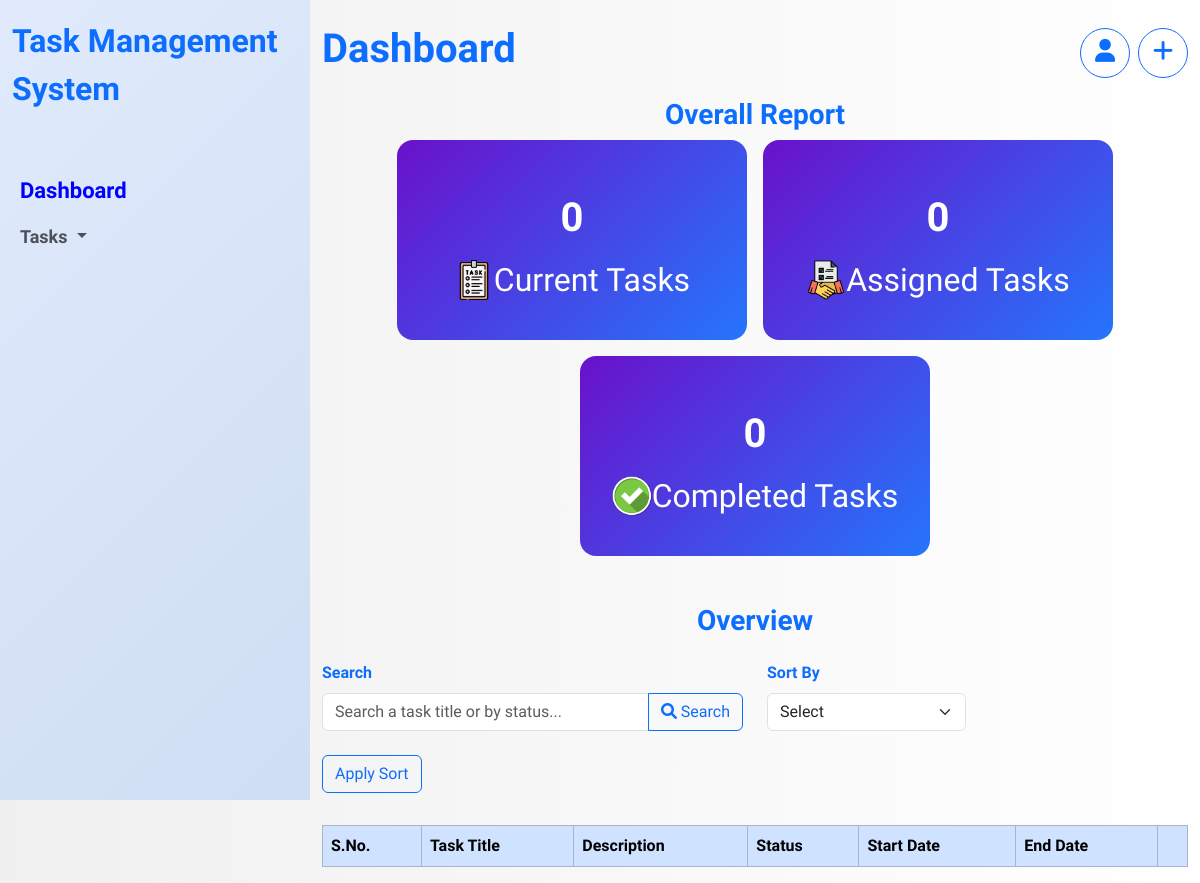
Page /dashboard/ (signed in) on the earlier database version.
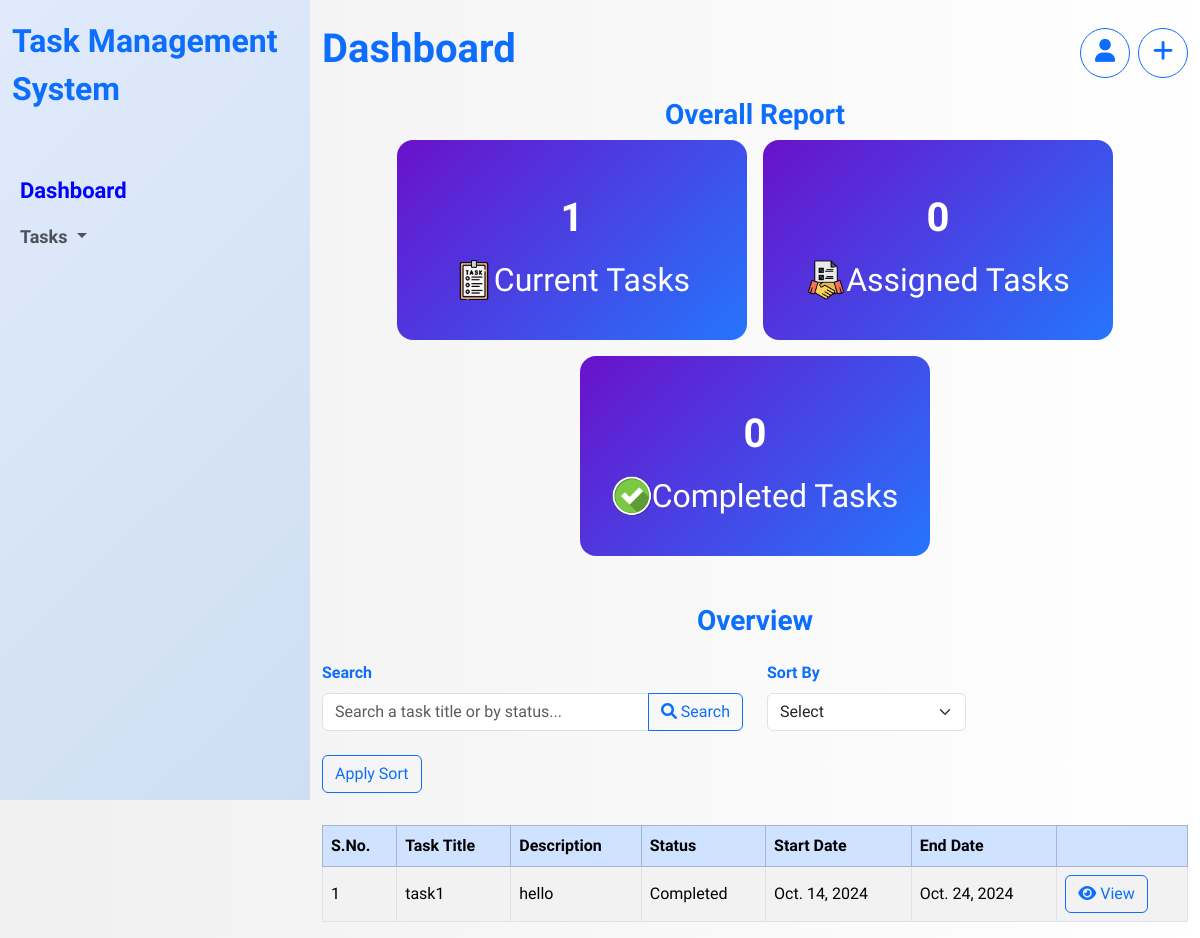
Same page on the later database version.
### task_app/models.py (models this page shows, shortened)
class Create_task(models.Model):
    STATUS_CHOICES = [
        ('Not Started', 'Not Started'),
        ('In Progress', 'In Progress'),
        ('Completed', 'Completed'),
        ('On Hold', 'On Hold'),
    ]
    user=models.ForeignKey(User,on_delete=models.CASCADE,null=True)
    title=models.CharField(max_length=255)
    description=models.TextField()
    status=models.CharField(max_length=50,choices=STATUS_CHOICES,default='Not Started')
    start_date = models.DateField(null=True, blank=True)
    end_date = models.DateField(null=True, blank=True)
    is_completed=models.BooleanField(default=False)
    is_deleted=models.BooleanField(default=False)
    clear_datetime = models.TimeField(auto_now_add=True,null=True)

### task_app/views.py (the view, shortened to what this page needs)
# urls.py: path('dashboard/',home,name='home'),
@login_required(login_url='log_in')
def home(request):
    current_user=request.user #gets current user login username
    create_completed=Create_task.objects.filter(is_completed=True,user=request.user).count()
    assigned_completed=Assign_task.objects.filter(is_completed=True,assigned_by=request.user).count()
    completed=create_completed + assigned_completed
    current=Create_task.objects.filter(is_completed=False,user=request.user,is_deleted=False).count()
    assigned_count=Assign_task.objects.filter(assign_to=request.user,is_completed=False).count()
    if request.user.is_authenticated:
        data=Create_task.objects.filter(is_completed=False,user=request.user,is_deleted=False).values()
    else:
        data=[]
    return render(request,'myhtml/home.html',{'data':data,'count':current,'completed_no':completed,'username':current_user,'assigned_count':assigned_count})

### task_app/templates/myhtml/home.html (shortened to what this page needs)
{% extends "base.html" %}
{% load static %}
{% block content %}
<div class="container mt-4 d-flex align-items-center">
  <h1>Dashboard</h1>
  <div class="btn-group ms-auto">
    <button class="btn btn-sm border-0" type="button" data-bs-toggle="dropdown" >
      <div class=" btn btn-outline-primary circle " data-bs-toggle="tooltip" data-bs-title="Profile" data-bs-placement="bottom"><i class="fa-solid fa-user"></i></div>
    </button>
  </div>
  <a href="{% url 'create' %}"><div class=" btn btn-outline-primary circle" data-bs-toggle="tooltip" data-bs-title="Create new task"><i class="fa-solid fa-plus"></i> </div></a>
</div>
<div class="container mt-3 ">
  <h3 class="text-center">Overall Report</h3>
  <div class="row d-flex justify-content-center text-center text-white gap-3">
    <div class="col-lg-4 rounded-4 boxes">
      <div class="fw-bolder fs-1  number mt-5 mb-2">{{count}}</div>
      <div class="fs-2 texts"><img src="{% static 'images/current.png' %}" alt="completed_img" style="height: 40px; width: 40px;">  Current Tasks</div>
    </div>
    <div class="col-lg-4 rounded-4 boxes">
      <div class="number fw-bolder fs-1 mt-5 mb-2">
       {{assigned_count}}</div>
      <div class="fs-2  texts"> <img src="{% static 'images/assign.png' %}" alt="completed_img" style="height: 40px; width: 40px;">  Assigned Tasks</div>
    </div>
    <div class="col-lg-4 rounded-4 boxes">
      <div class="fw-bolder fs-1 number mt-5 mb-2">
        {{completed_no}}</div>
      <div class="fs-2 texts"><img src="{% static 'images/completed.png' %}" alt="completed_img" style="height: 40px; width: 40px;"> Completed Tasks</div>
    </div>
  </div>
</div>
<div class="container mt-5">
  <h3 class="text-center">Overview</h3>
  <form method="POST" action="{% url 'home' %}" class="form-floating">
  <div class="row mb-3 mt-4">
    <div class="col-md-6">
      <label for="search" class="form-label text-primary fw-bold">Search</label>
      <div class="input-group">
        <input type="text" class="form-control" name="searched" id="search" placeholder="Search a task title or by status...">
        <button class="btn btn-outline-primary" type="submit">
          <i class="fa-solid fa-search"></i> Search
        </button>
      </div>
    </div>
    <div class="col-md-3">
      <label for="sort" class="form-label text-primary fw-bold">Sort By</label>
      <select class="form-select" name="sort_by" id="sort">
          <option value="" disabled selected>Select</option>
      </select>
  </div>
  <div class="col-md-4">
    <button class="btn btn-outline-primary mt-4" type="submit">
        Apply Sort
    </button>
</div>
  </div>
</form>
  <div class="table-responsive">
  <table class="table table-striped table-hover table-bordered align-middle mt-3">
    <thead class="table-primary">
      <tr>
        <th scope="col">S.No.</th>
        <th scope="col">Task Title</th>
        <th scope="col">Description</th>
        <th scope="col">Status</th>
        <th scope="col">Start Date</th>
        <th scope="col">End Date</th>
        <th scope="col"></th>
      </tr>
    </thead>
    <tbody>
      {% for i in data %}
      <tr>
        <td>{{forloop.counter}}</td>
        <td>{{i.title}}</td>
        <td class="truncate-text">{{i.description}}</td>
        <td>{{i.status}}</td>
        <td>{{i.start_date}}</td>
        <td>{{i.end_date}}</td>
        <td>
          <button type="button" class="btn btn-outline-primary" data-bs-toggle="modal" data-bs-target="#exampleModal-{{i.id}}">
            <i class="fa-solid fa-eye"></i> View
          </button>
         </td>
      </tr>
      {% endfor %}
    </tbody>
  </table>
  </div>
</div>
{% endblock content %}

### task_app/templates/base.html (shortened to what this page needs)
<!DOCTYPE html>
{% load static %}
<html lang="en">
<head>
    <link href="https://cdn.jsdelivr.net/npm/bootstrap@5.3.3/dist/css/bootstrap.min.css" rel="stylesheet">
    <link
    rel="stylesheet"
    href="https://cdnjs.cloudflare.com/ajax/libs/font-awesome/6.0.0-beta3/css/all.min.css"
  />
  <link rel="stylesheet" href="//cdn.jsdelivr.net/npm/alertifyjs@1.14.0/build/css/alertify.min.css"/>
  <link rel="stylesheet" href="//cdn.jsdelivr.net/npm/alertifyjs@1.14.0/build/css/themes/default.min.css"/>
     <link rel="stylesheet" href="{% static 'css/style.css' %}">
</head>
<body>
    <nav class="navbar navbar-expand-lg justify-content-lg-start align-items-lg-start  ">
        <div class="container flex-lg-column align-items-lg-start">
          <a class="navbar-brand fs-2 text-primary fw-bold  d-none d-lg-block mb-lg-5 mt-lg-1" href="{% url 'home' %}">Task Management <br> System</a>
          <div class="collapse navbar-collapse" id="navbarSupportedContent">
            <ul class="navbar-nav ms-auto flex-lg-column mb-2 mb-lg-0 fw-bold">
              <li class="nav-item">
                <a class="nav-link {% if request.path == '/dashboard/' %}
                  active
                {% endif %} " aria-current="page" href="{% url 'home' %}">Dashboard</a>
              </li>
              <li class="nav-item dropdown">
                <a class="nav-link dropdown-toggle  " href="#" role="button" data-bs-toggle="dropdown" aria-expanded="false">
                  Tasks
                </a>
            </ul>
          </div>
        </div>
      </nav>
    <div id="content-wrapper">
    {% block content %}
    {% endblock content %}
    </div>
</body>
</html>

### task_app/static/css/style.css (style rules this page uses)
:root { --sidebar-width: 310px; --font-base: "Bai Jamjuree"; }
body { background: linear-gradient(to right, #f0f0f0, #ffffff); font-family: var(--font-base), sans-serif; }
h1, h2, h3, h4, h5, h6 { color: #0d6efd; font-weight: 700; }
a { text-decoration: none; }
img { width: 100%; }
.navbar { background: linear-gradient(135deg, #c8d5de, #75a1f2); font-size: 18px; }
.circle { width: 50px; height: 50px; font-size: 23px; border-radius: 50%; }
.boxes { width: 350px; height: 200px; background: linear-gradient(135deg, #6a11cb, #2575fc); }
.truncate-text { max-width: 100px; white-space: nowrap; overflow: hidden; text-overflow: ellipsis; }
.texts { display: flex; justify-content: center; align-items: center; }
@media (min-width:992px) { .navbar { min-height: 100vh; width: var(--sidebar-width); background: linear-gradient(135deg, #e0eafc, #cfdef3); font-size: 18px; position: fixed; top: 0; } }
@media (min-width:992px) { #content-wrapper { padding-left: var(--sidebar-width); } }
@media (min-width:992px) { .boxes { width: 350px; height: 200px; background: linear-gradient(135deg, #6a11cb, #2575fc); } }

### task_app/templates/base.html (style rules this page uses)
.active { color: blue !important; font-weight: 800; font-size: 22px; }

Differences in the rows shown:
added Create_task: title "task1", description "hello", status "Completed", start_date "Oct. 14, 2024", end_date "Oct. 24, 2024"
Other differences:
{{ count }}: "0" → "1"
